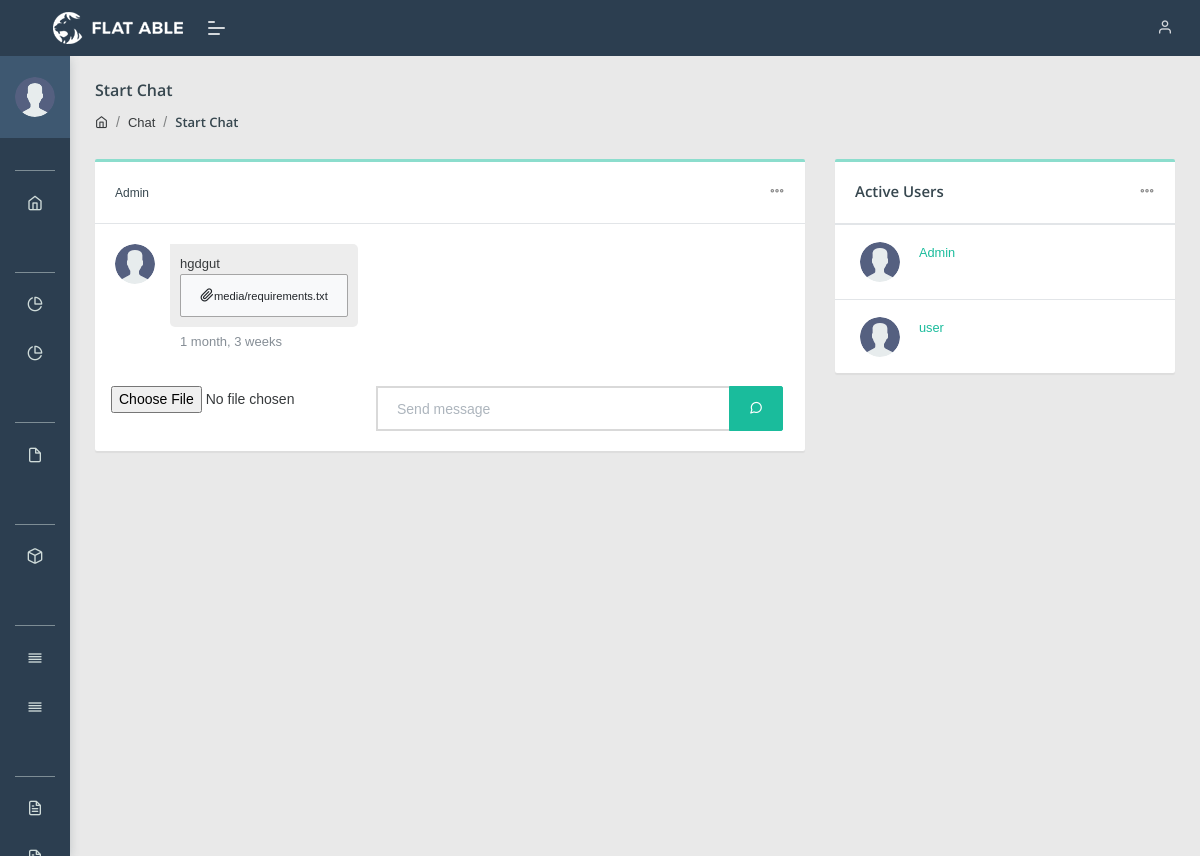
The page //Start-Chat/1 (signed in) on the database as committed earlier.
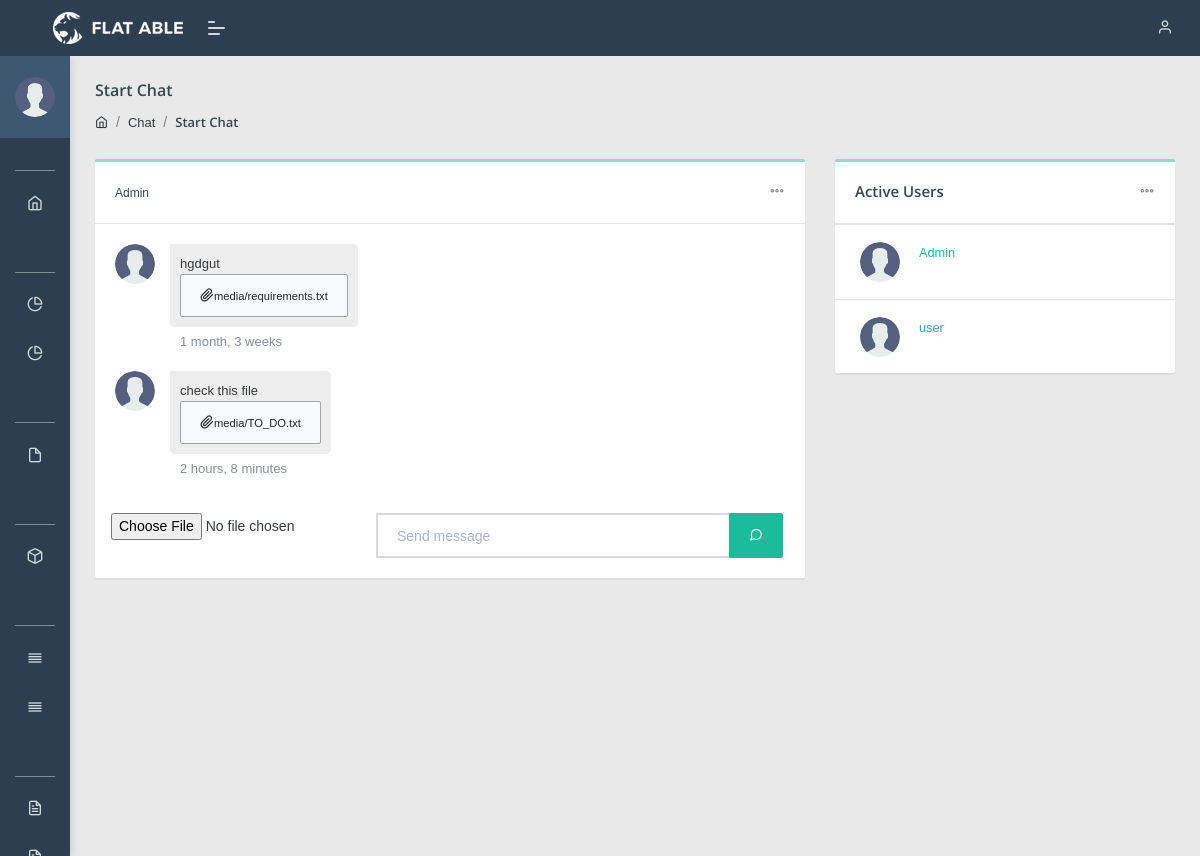
The same page on the database as committed later.
### base/models.py (models this page shows)
class ChatMessage(models.Model):
    msg_sender = models.ForeignKey(User, null=True, on_delete = models.CASCADE)
    msg_receiver = models.ForeignKey(User, null=False, on_delete = models.CASCADE, related_name = 'receiver' )
    body = models.TextField(null=True)
    pdf = models.FileField( upload_to='media',blank=True)
    seen = models.BooleanField(default=False)
    created_at = models.DateTimeField(auto_now_add = True)
    updated_at = models.DateTimeField(auto_now = True)
    def __str__(self):
        return self.body

### base/views.py (the view, shortened to what this page needs)
# urls.py: path('/Start-Chat/<str:id>', StartChat, name='start-chat'),
@login_required(login_url='login')
def StartChat(request,id):
    users = User.objects.all()
    user = request.user
    seluser = User.objects.get(id=id)
    prof = User.objects.get(id=seluser.id)
    chats = ChatMessage.objects.all()
    form = ChatMessageForm()
    context = {
        'form':form,
        'seluser':seluser,
        'prof':prof,
        'users':users,
        'chats':chats,
        'user':user
    }
    return render(request, 'chat/detail-chat.html', context)

### base/forms.py
class ChatMessageForm(ModelForm):
    class Meta:
        model = ChatMessage
        fields = ['body','pdf']

### templates/chat/detail-chat.html (shortened to what this page needs)
<!DOCTYPE html>
<html lang="en">
<head>
    <link rel="stylesheet" href="/static/css/style.css">
</head>
<body class="">
    {% include 'basecomponent/navbar.html' %}
    {% include 'basecomponent/topnavbar.html' %}
    <div class="pcoded-main-container">
        <div class="pcoded-content">
            <div class="page-header">
                <div class="page-block">
                    <div class="row align-items-center">
                        <div class="col-md-12">
                            <div class="page-header-title">
                                <h5 class="m-b-10">Start Chat</h5>
                            </div>
                            <ul class="breadcrumb">
                                <li class="breadcrumb-item"><a href="{% url 'dashboard' %}"><i class="feather icon-home"></i></a></li>
                                <li class="breadcrumb-item"><a href="#!">Chat</a></li>
                                <li class="breadcrumb-item"><a href="#!">Start Chat</a></li>
                            </ul>
                        </div>
                    </div>
                </div>
            </div>
            <div class="row">
                <div class="col-lg-8 col-md-12">
                    <div class="card chat-card minimize-card">
                        <div class="card-header">
                            <h5><small>{{seluser.username}}</small></h5>
                            <div class="card-header-right">
                                <div class="btn-group card-option">
                                    <button type="button" class="btn dropdown-toggle" data-toggle="dropdown" aria-haspopup="true" aria-expanded="false">
                                    <i class="feather icon-more-horizontal"></i>
                                </button>
                                </div>
                            </div>
                        </div>
                        <div class="card-body" id="chat-body">
							{%for chat in chats %}
                            {% if chat.msg_sender == prof and chat.msg_receiver == user %}
                            <div class="row m-b-20 received-chat">
                                <div class="col-auto p-r-0">
                                    <img src="/static/images/avatar.svg" alt="user image" class="img-radius wid-40">
                                </div>
                                <div class="col">
                                    <div class="msg">
                                        <p class="m-b-0">{{chat}}</p>
                                        {% if chat.pdf %}
                                        <a href="{{chat.pdf.url}}" class="btn btn-light" target="_blank"><i class="feather icon-paperclip"></i><small>{{chat.pdf.name}}</small></a>
                                        {%endif%}
                                    </div>
                                    <p class="text-muted m-b-0">{{chat.created_at|timesince}}</p>
                                </div>
                            </div>
                            {%endif%}
							{%endfor%}
                            <div class="input-group m-t-15">
								<form   class="input-group-append input-group m-t-15" method="POST" id="myform"  enctype="multipart/form-data">
									<div class="input-group-append">
										<input type="file" id="inputGroupFile01" name="pdf">
									</div>
                                    <input type="text" class="form-control" name="body" placeholder="Send message">
									<div class="input-group-append">
										<button class="btn btn-primary" type="submit">
										<i class="feather icon-message-circle"></i>
									</button>
									</div>
								</form>
                            </div>
                        </div>
                    </div>
                </div>
                <div class="col-lg-4 col-md-12">
                    <div class="card table-card">
                        <div class="card-header">
                            <h5>Active Users</h5>
                            <div class="card-header-right">
                                <div class="btn-group card-option">
                                    <button type="button" class="btn dropdown-toggle" data-toggle="dropdown" aria-haspopup="true" aria-expanded="false">
                                        <i class="feather icon-more-horizontal"></i>
                                    </button>
                                </div>
                            </div>
                        </div>
                        <div class="card-body p-0">
                            <div class="table-responsive">
                                <table class="table table-hover mb-0">
                                    <tbody>
                                        {% for user in users %}
                                        <tr>
                                            <td>
                                                <div class="d-inline-block align-middle">
                                                    <img src="/static/images/avatar.svg" alt="user image" class="img-radius wid-40 align-top m-r-15">
                                                    <div class="d-inline-block">
                                                        <h6 class="text-muted m-b-0"><a href="{% url 'start-chat' user.id %}"><small>{{user.username}}</small></a></h6>
                                                    </div>
                                                </div>
                                            </td>
                                        </tr>
                                        {% endfor %}
                                    </tbody>
                                </table>
                            </div>
                        </div>
                    </div>
                </div>
            </div>
        </div>
    </div>
</body>
</html>

### templates/basecomponent/navbar.html (shortened to what this page needs)
{%load static%}
<nav class="pcoded-navbar  ">
    <div class="navbar-wrapper  ">
        <div class="navbar-content scroll-div ">
            <div class="">
                <div class="main-menu-header">
                    <img class="img-radius" src="{% static 'images/avatar.svg' %}" alt="User-Profile-Image">
                    <div class="user-details">
                    </div>
                </div>
            </div>
            <ul class="nav pcoded-inner-navbar ">
                <li class="nav-item pcoded-menu-caption">
                </li>
                <li class="nav-item">
                    <a href="{% url 'dashboard'%}" class="nav-link "><span class="pcoded-micon"><i class="feather icon-home"></i></span><span class="pcoded-mtext">Dashboard</span></a>
                </li>
                <li class="nav-item pcoded-menu-caption">
                </li>
                <li class="nav-item">
                    <a href="{% url 'gstats'%}" class="nav-link "><span class="pcoded-micon"><i class="feather icon-pie-chart"></i></span><span class="pcoded-mtext">General Diagnosis</span></a>
                </li>
                <li class="nav-item">
                    <a href="{% url 'earlystats'%}" class="nav-link "><span class="pcoded-micon"><i class="feather icon-pie-chart"></i></span><span class="pcoded-mtext">Early Diagnosis</span></a>
                </li>
                <li class="nav-item pcoded-menu-caption">
                </li>
                <li class="nav-item">
                    <a href="{% url 'chat'%}" class="nav-link "><span class="pcoded-micon"><i class="feather icon-file"></i></span><span class="pcoded-mtext">Chat</span></a>
                </li>
                <li class="nav-item pcoded-menu-caption">
                </li>
                <li class="nav-item pcoded-hasmenu">
                    <a href="#!" class="nav-link "><span class="pcoded-micon"><i class="feather icon-box"></i></span><span class="pcoded-mtext">Tests</span></a>
                </li>
                <li class="nav-item pcoded-menu-caption">
                </li>
                <li class="nav-item">
                    <a href="{% url 'table' %}" class="nav-link "><span class="pcoded-micon"><i class="feather icon-align-justify"></i></span><span class="pcoded-mtext">Early Diagnosis Table</span></a>
                </li>
                <li class="nav-item">
                    <a href="{% url 'datatable'%}" class="nav-link "><span class="pcoded-micon"><i class="feather icon-align-justify"></i></span><span class="pcoded-mtext">General Diagnosis Table </span></a>
                </li>
                <li class="nav-item pcoded-menu-caption">
                </li>
                <li class="nav-item">
                    <a href="{% url 'newdata' %}" class="nav-link "><span class="pcoded-micon"><i class="feather icon-file-text"></i></span><span class="pcoded-mtext">Early Diagnosis</span></a>
                </li>
                <li class="nav-item">
                    <a href="{% url 'newlydata' %}" class="nav-link "><span class="pcoded-micon"><i class="feather icon-file-text"></i></span><span class="pcoded-mtext">General Diagnosis</span></a>
                </li>
            </ul>
        </div>
    </div>
</nav>

### templates/basecomponent/topnavbar.html (shortened to what this page needs)
{%load static%}
<header class="navbar pcoded-header navbar-expand-lg navbar-light header-dark">
    <div class="m-header">
        <a class="mobile-menu" id="mobile-collapse" href="#!"><span></span></a>
        <a href="#!" class="b-brand">
            <img src="assets/images/logo.png" alt="" class="logo">
        </a>
    </div>
    <div class="collapse navbar-collapse">
        <ul class="navbar-nav ml-auto">
            <li>
                <div class="dropdown drp-user">
                    <a href="#" class="dropdown-toggle" data-toggle="dropdown">
                        <i class="feather icon-user"></i>
                    </a>
                </div>
            </li>
        </ul>
    </div>
</header>

Rows that differ between the two databases and show on the page:
added ChatMessage: body "check this file", pdf.name "media/TO_DO.txt", created_at "2 hours, 8 minutes"
